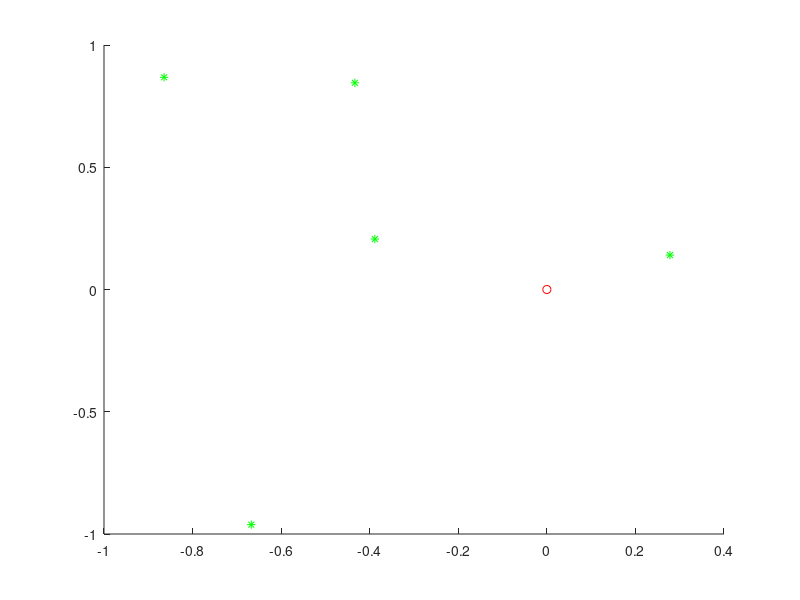

Reproduce this figure in MATLAB. (Note: this script raises an error after producing the figure.)
% ----------------------------------------------------------------------
% Main File   : FinalProject.m
% Source Files: GetNearestMellon.m, CalcTrajectory.m distance.m
% Description : Final Project Template for ME498 - Robotics
% Author: Logan Beaver, Justin Collins
% Date: 5/3/2015
% Bugs: none
% -------------------------------------------------------------------
clear; clc;
wheelRadius = 0.2; %m
wheelSpacing = 0.5; %m
numMellons = 5; %number of mellons to smash
speed = 2; %average robot speed in m/s
index = 1;

%calculate a 2xN matrix of mellon (X, Y) positions
mellonsPos = (rand(2,numMellons) - 0.5) * 2; %between 0 and 1
position = [0; 0]; %Robot position
time = 0; %initial time is 0
leftPhi = 0; %the car starts parked, you see
rightPhi = 0; %the car starts parked, you see
figure(1);
clf();
hold on;
plot(position(1), position(2), 'or');
for i = 1:numMellons
    plot(mellonsPos(1,i), mellonsPos(2,i), '*g');
end

for q = 1:numMellons
    %get next target mellon
    nearestIndex = GetNearestMellon(mellonsPos, position); %get nearest
    targetPos = mellonsPos(:, nearestIndex); %target nearest mellon
    mellonsPos(:, nearestIndex) = []; %remove nearest mellon from storage
    numMellons = numMellons - 1; %decrement mellon array size
    %generate the trajectory to the target mellon
    dPosition = distance(position(0), position(1), targetPos(0), targetPos(1));
    dTheta = atan2(targetPos(0) - position(0), targetPos(1) - position(1));
    dt = dPosition / speed; %calculate time to keep the average speed
    %convert dTheta to a wheel average difference
    wheelDiff = dTheta*wheelSpacing/wheelRadius; %phiL - phiR
    %convert dPosition to a wheel average sum
    wheelSum = dPosition * 2 / wheelRadius; %phiL + phiR
    %calculate change in wheel angle from wheel average sum and difference
    deltaLeftPhi = (wheelSum + wheelDiff) / 2;
    deltaRightPhi = (wheelSum - wheelDif) / 2;
    %run simulation for left coefficients
    leftCoeffs = CalcSpline(time,leftPhi,0, ...
                        time + dt,leftphi + deltaLeftPhi,0);
    
    %run simulation for left wheel
    %get leftTheta vector from simulink
    
    %calculate right wheel coefficients
    rightCoeffs = CalcSpline(time,rightPhi,0, ...
                        time + dt,rightPhi + deltaRightPhi,0);
    
    %run simulation for right wheel
    %get rightTheta vector from simulink
    
    %calculate position and orientation from left and right theta values
    
    %update variables
    time = time + dt;
    leftPhi = leftPhiActual; %actual value from simulink
    rightPhi = rightPhiActual; %actual value from simulink
    position = positionActual; %calculated from actualPhis
end